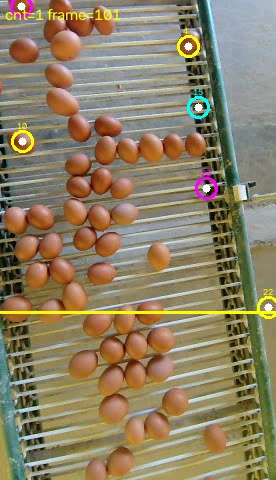
#> input picture prueba/debug_frame_100.jpg, 276 x 480 px, given in place of 2026-08-02_09-00-18.mp4, which was not available
$ python diag_morph.py
#> lines starting #> are read from the running program, lines starting #| are printed output that depends on the picture; after the words box and inside, x2 and y2 are one past the last pixel; in counts of white or black regions, pixels touching at a corner belong together; pictures that were not available may be replaced by others from this repository, and a replacement may not be noted
#!/usr/bin/env python3
"""
Test reduced morphology approach: the key insight is that MORPH_CLOSE with 7x7 kernel
fills the gaps between belt rods, creating one massive blob. By reducing/removing closing,
belt rods stay as thin stripes while eggs create wider blobs.
"""
import os, sys, cv2, numpy as np

PRUEBA_DIR = os.path.join(os.path.dirname(__file__), '..', 'prueba')
OUT_DIR = os.path.join(PRUEBA_DIR, 'diag')
os.makedirs(OUT_DIR, exist_ok=True)

HSV_LOWER = np.array([5, 80, 60])
HSV_UPPER = np.array([22, 255, 230])


def detect_eggs_reduced_morph(frame, close_k=3, close_iter=1, open_k=3, open_iter=1,
                                peak_window=15, min_peak_dist=8.0,
                                x_margin=20):
    """Detect eggs with minimal morphology so belt gaps stay open."""
    h, w = frame.shape[:2]

    # Crop edges to exclude belt machinery
    roi = frame[:, x_margin:w-x_margin]

    hsv = cv2.cvtColor(roi, cv2.COLOR_BGR2HSV)
    mask = cv2.inRange(hsv, HSV_LOWER, HSV_UPPER)

    # Minimal morphology - don't fill belt gaps!
    if close_k > 0:
        k_close = cv2.getStructuringElement(cv2.MORPH_ELLIPSE, (close_k, close_k))
        mask = cv2.morphologyEx(mask, cv2.MORPH_CLOSE, k_close, iterations=close_iter)
    if open_k > 0:
        k_open = cv2.getStructuringElement(cv2.MORPH_ELLIPSE, (open_k, open_k))
        mask = cv2.morphologyEx(mask, cv2.MORPH_OPEN, k_open, iterations=open_iter)

    # Distance transform
    dist = cv2.distanceTransform(mask, cv2.DIST_L2, 5)
    dist_smooth = cv2.GaussianBlur(dist, (7, 7), 0)

    # Peak detection
    kernel = np.ones((peak_window, peak_window), np.uint8)
    local_max = cv2.dilate(dist_smooth, kernel)
    peaks_mask = (dist_smooth == local_max) & (dist_smooth >= min_peak_dist)
    ys, xs = np.where(peaks_mask)

    # Adjust x coordinates back to full frame
    centroids = [(x + x_margin, y) for x, y in zip(xs, ys)]

    return centroids, mask, dist_smooth


# Test configurations
configs = [
    # name, close_k, close_iter, open_k, open_iter, peak_window, min_peak_dist, x_margin
    ('no_morph',           0, 0, 0, 0, 15, 6.0, 20),
    ('tiny_close',         3, 1, 3, 1, 15, 6.0, 20),
    ('small_close',        5, 1, 3, 1, 15, 7.0, 20),
    ('no_morph_strict',    0, 0, 0, 0, 19, 8.0, 25),
    ('tiny_strict',        3, 1, 3, 1, 19, 8.0, 25),
    ('no_morph_vstrict',   0, 0, 0, 0, 21, 10.0, 25),
]

videos = {
    '2026-08-02_09-00-18.mp4': 48,
    '2026-08-02_09-05-26.mp4': 250,
    '2026-08-02_09-10-26.mp4': 84,
    '2026-08-02_09-15-26.mp4': 3,
    '2026-08-02_09-20-26.mp4': 281,
}

for vname, expected in videos.items():
    vpath = os.path.join(PRUEBA_DIR, vname)
    cap = cv2.VideoCapture(vpath)
    if not cap.isOpened():
        continue

    total = int(cap.get(cv2.CAP_PROP_FRAME_COUNT))
    w = int(cap.get(cv2.CAP_PROP_FRAME_WIDTH))
    h = int(cap.get(cv2.CAP_PROP_FRAME_HEIGHT))

    print(f'\n=== {vname} (expected ~{expected}, {w}x{h}) ===')

    for pct in [0.25, 0.50, 0.75]:
        frame_num = int(total * pct)
        cap.set(cv2.CAP_PROP_POS_FRAMES, frame_num)
        ret, frame = cap.read()
        if not ret:
            continue

        print(f'  Frame {frame_num} ({int(pct*100)}%):')

        for cfg_name, ck, ci, ok, oi, pw, mpd, xm in configs:
            centroids, mask, dist = detect_eggs_reduced_morph(
                frame, close_k=ck, close_iter=ci, open_k=ok, open_iter=oi,
                peak_window=pw, min_peak_dist=mpd, x_margin=xm
            )
            mask_pct = 100.0 * cv2.countNonZero(mask) / (mask.shape[0] * mask.shape[1])
            dist_max = dist.max() if dist.max() > 0 else 0
            print(f'    [{cfg_name:20s}] det={len(centroids):3d}  mask={mask_pct:5.1f}%  dist_max={dist_max:.1f}')

            # Save visualization for the 50% frame
            if pct == 0.50:
                base = vname.replace('.mp4', '')
                vis = frame.copy()
                line_y = h // 2
                cv2.line(vis, (0, line_y), (w, line_y), (255, 180, 0), 2)
                for cx, cy in centroids:
                    cv2.circle(vis, (cx, cy), 8, (0, 255, 0), 2)
                    cv2.circle(vis, (cx, cy), 2, (0, 0, 255), -1)
                cv2.putText(vis, f'{cfg_name}: {len(centroids)} det', (5, 20),
                            cv2.FONT_HERSHEY_SIMPLEX, 0.5, (255, 255, 255), 1)
                cv2.imwrite(os.path.join(OUT_DIR, f'{base}_v2_{cfg_name}.jpg'), vis)

                # Save mask
                cv2.imwrite(os.path.join(OUT_DIR, f'{base}_v2_mask_{cfg_name}.jpg'), mask)

                # Save distance transform (normalized)
                if dist.max() > 0:
                    dist_vis = (dist / dist.max() * 255).astype(np.uint8)
                    dist_vis = cv2.applyColorMap(dist_vis, cv2.COLORMAP_JET)
                    cv2.imwrite(os.path.join(OUT_DIR, f'{base}_v2_dist_{cfg_name}.jpg'), dist_vis)
#> this loop made 3 passes
#> frame_num on passes 2 to 3: 0, 0
#|   Frame 0 (50%):
#|   Frame 0 (75%):
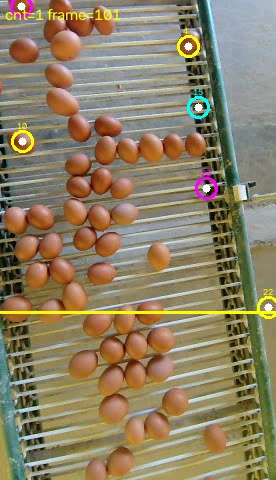
#> input picture prueba/debug_frame_100.jpg, 276 x 480 px, given in place of 2026-08-02_09-00-18.mp4, which was not available
#> pass 1, in detect_eggs_reduced_morph, `roi = frame[:, x_margin:w-x_margin]`:
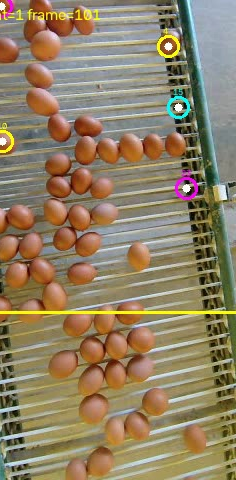
#> roi: shape (480, 236, 3); mean B, G, R 101, 129, 144.6
#> pass 1, in detect_eggs_reduced_morph, `mask = cv2.inRange(hsv, HSV_LOWER, HSV_UPPER)`:
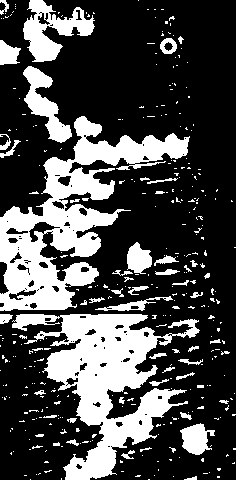
#> mask: shape (480, 236); 28.9% white; 357 white regions (304 under 20 px), largest, box (x1, y1, x2, y2) and area: (0, 116, 190, 311) 12260, (12, 314, 200, 480) 11744, (23, 0, 95, 62) 2043
#> pass 1, in detect_eggs_reduced_morph, `dist = cv2.distanceTransform(mask, cv2.DIST_L2, 5)`:
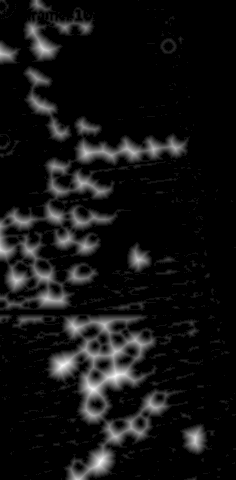
#> dist: shape (480, 236) float32; min 0, max 14.58, mean 1.07; drawn with min black and max white
#> frame is the input picture: shape (480, 276, 3); mean B, G, R 101.4, 128.9, 142.1
#> after the loop:
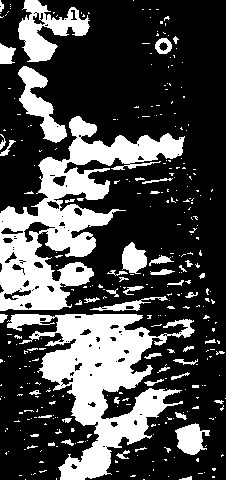
#> mask: shape (480, 226); 29.6% white; 341 white regions (288 under 20 px), largest, box (x1, y1, x2, y2) and area: (0, 116, 185, 311) 11947, (7, 314, 195, 480) 11744, (18, 0, 90, 62) 2043
#> after the loop:
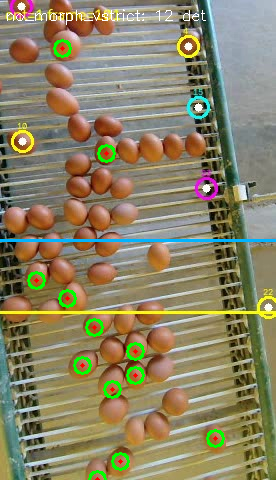
#> vis: shape (480, 276, 3); mean B, G, R 101.9, 131.5, 139.4

    cap.release()

print('\nImages saved to:', OUT_DIR)
